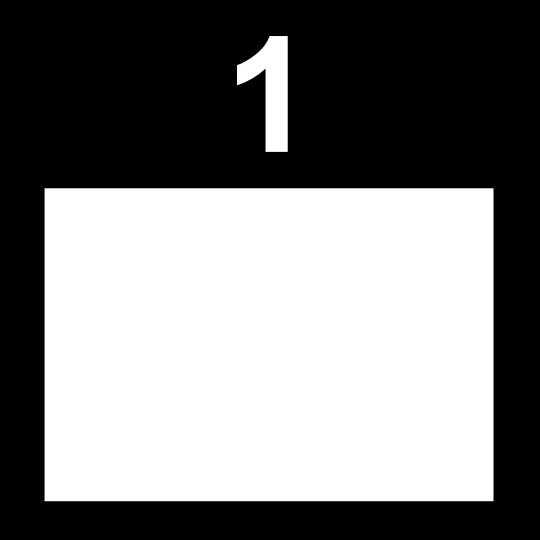
#> input picture numbers crosstalk/numbers crosstalk 01.png, 1080 x 1080 px, found by its file name (shown at 1/2 size); its folder holds 4 pictures in this run
$ python InterlaceUpsampled.py
#> lines starting #> are read from the running program, lines starting #| are printed output that depends on the picture
'''                              InterlaceUpsampled.py
created: 26/09/2016

Interlaces images for use with lenticular lenses that do not overlap exactly with an integer number of screen pixels.
It calculates the position of the lens relative to the screen pixels and assigns what fraction of each screen subpixel
is observed by each view.
Code was adapted from Matthew Hirsch's Matlab code for interlacing images:
http://alumni.media.mit.edu/~mhirsch/byo3d/
However it has been modified to perform the image assignment on a sub-pixel basis as opposed to a pixel basis which
can improve image colour.
By increasing the upsampling parameter you will get better results. 15 is usually enough for testing; however, I usually
set it to 255 for the final image.

@author: dmcauslan
'''
#Import packages
import numpy as np
import matplotlib.pyplot as plt
import matplotlib.image as mpimg
from skimage.transform import resize

## Define paramaters of the lens and screen.
# Define lenticular parameters.
lensWidth = 1.668       # width of lens (mm)
lensOffset = 0.45       # offset (number of lenses from left-hand side of screen)

# Define screen parameters.
pixelPitch = 0.294                                  # Pixel pitch (mm)
subpixelPitch = pixelPitch/3                        # Divide by 3 to get the subpixel pitch
nViews = int(round(lensWidth/pixelPitch))           # Number of views per lens
screenRes = np.array([1024, 1280])                  # Screen resolution [height width] (pixels)
screenDim  = pixelPitch*screenRes                   # Screen dimensions [height width] (mm)
imageRes = (screenRes[0], screenDim[1]//lensWidth+1)     # Resolution of each interlaced image

# Define filename etc.
imType         = 'numbersCrosstalk'           # type of image to be interlaced (e.g., 'calibration', 'general', etc.)
generalBase    = 'ferrari'           # base file name (for 'general' case)
generalDir     = 'H:/David/Google Drive/Lenticular Sheet/images/{}/'.format(generalBase) # base directory (for 'general' case)
generalExt     = 'jpg'               # file format    (for 'general' case)

# Define input interlacing options.
upsample = 15                  # upsampling factor for interlaced pattern (was 10)


## Loads/creates the images to be interlaced.
def imageLoader(imageRes, nViews, imType, generalDir, generalBase, generalExt):
#> called with imageRes = (1024, 226), nViews = 6, imType = 'numbersCrosstalk', generalBase = 'ferrari', generalExt = 'jpg'
    print('> Loading the images to be interlaced...')
    # Loop over the number of views
    for i in range(nViews):
        print('  - Loading frame {} of {}...'.format(i+1, nViews))
        # Choose which set of images to create/load
        # Calibration image - all images are black, except the centre image which is white
        if imType == 'calibration':
            # On first iteration create array lfImage to hold all images
            if i==0:
                nImages = np.zeros(np.hstack((imageRes,3,nViews)), dtype = np.uint8)
            nImages[:,:,:,i] = 255*(i==round((nViews)/2))*np.ones(np.hstack((imageRes,3)), dtype = np.uint8)
        # Image used for alignment - alternating red, green, blue images.
        elif imType == 'redgreenblue':
            # On first iteration create array lfImage to hold all images
            if i==0:
                nImages = np.zeros(np.hstack((imageRes,3,nViews)), dtype = np.uint8)
            if i%3 == 0:
                nImages[:,:,0,i] = 255*np.ones(imageRes)
            elif i%3 == 1:
                nImages[:,:,2,i] = 255*np.ones(imageRes)
            elif i%3 == 2:
                nImages[:,:,1,i] = 255*np.ones(imageRes)
        # Image used for measuring crosstalk between views
        elif imType == 'numbersCrosstalk':
            # How the numbers will be arranged, need to change this as we change nViews
            nRow = 2
            nCol = 3
            # Load the numbers crosstalk images
            im1 = 255*mpimg.imread('H:/David/Google Drive/Lenticular Sheet/images/numbers crosstalk/numbers crosstalk 0{}.png'.format(i+1))
#> im1: shape (1080, 1080, 3) float32; min 0, max 255, mean 125.6
            sz = np.shape(im1)
#> sz = (1080, 1080, 3)
            # Rearrange them so the different images are arranged in a grid
            im2 = np.zeros(np.hstack((nRow*sz[0], nCol*sz[1], 3)), dtype = np.uint8)
            rows = ((i%nRow)*sz[0]+np.arange(sz[0])).astype(int)
#> rows = 1080 values from 0 to 1079
            cols = (np.floor(i/nRow)*sz[1]+np.arange(sz[1])).astype(int)
#> cols = 1080 values from 0 to 1079
            im2[rows[:, np.newaxis], cols, :] = im1
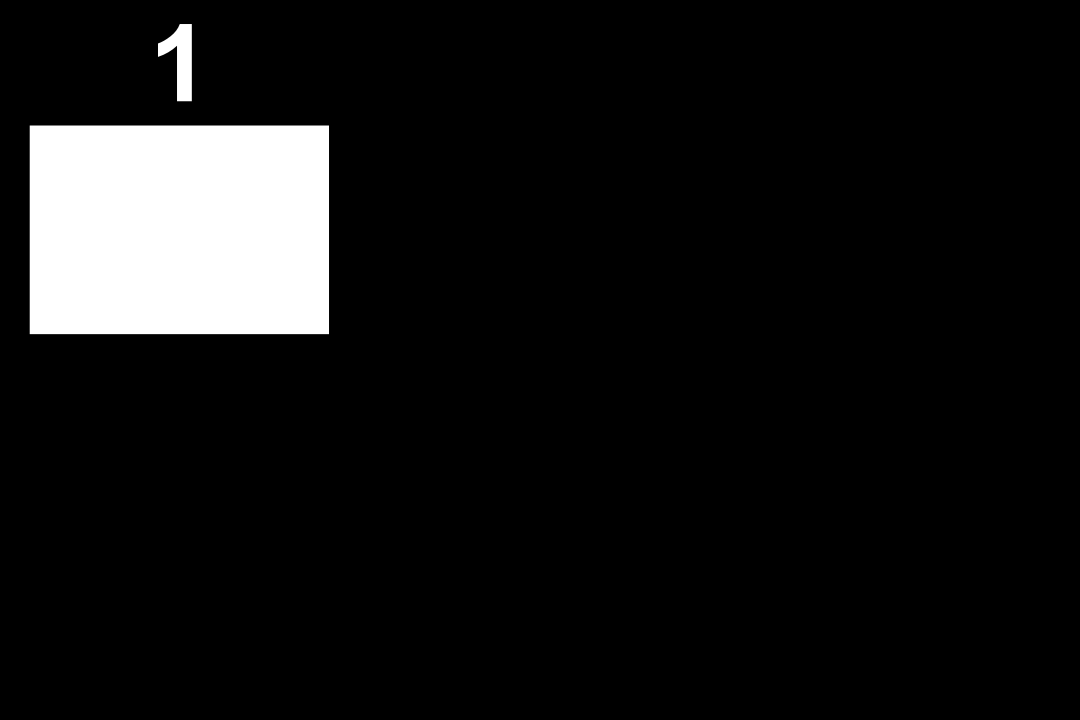
#> im2: shape (2160, 3240, 3) (shown at 1/3 size); min 0, max 255, mean 20.9
            # On first iteration create array lfImage to hold all images
            if i == 0:
                nImages = np.zeros(np.hstack((np.shape(im2),nViews)),dtype = np.uint8)
            nImages[:,:,:,i] = im2
        # General image interlacing - for example ferrari images
        elif imType == 'general':
            # On first iteration create array lfImage to hold all images
            if i == 0:
                tmp = mpimg.imread('{}{}-{:02d}.{}'.format(generalDir, generalBase, i+1, generalExt))
                nImages = np.zeros(np.hstack([np.shape(tmp),nViews]), dtype = np.uint8)
            nImages[:,:,:,i] = mpimg.imread('{}{}-{:02d}.{}'.format(generalDir, generalBase, i+1, generalExt))
        else:
            raise ValueError('You didnt correctly choose a set of images to load!')
#> pass 2 of the loop in imageLoader, `for i in range(nViews):`:
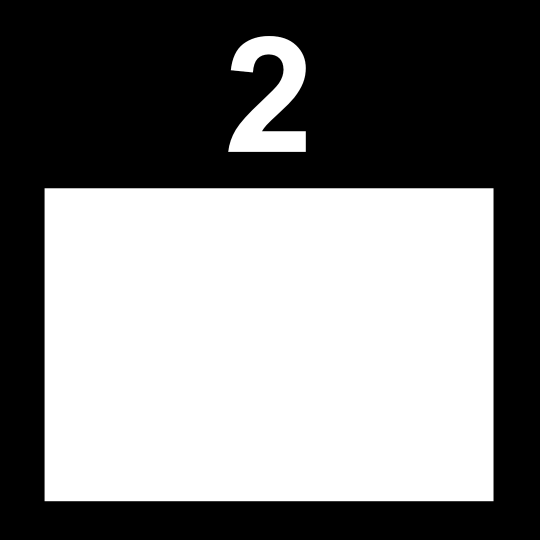
#> input picture numbers crosstalk/numbers crosstalk 02.png, 1080 x 1080 px, found by its file name (shown at 1/2 size)
#> in imageLoader, `im2[rows[:, np.newaxis], cols, :] = im1`:
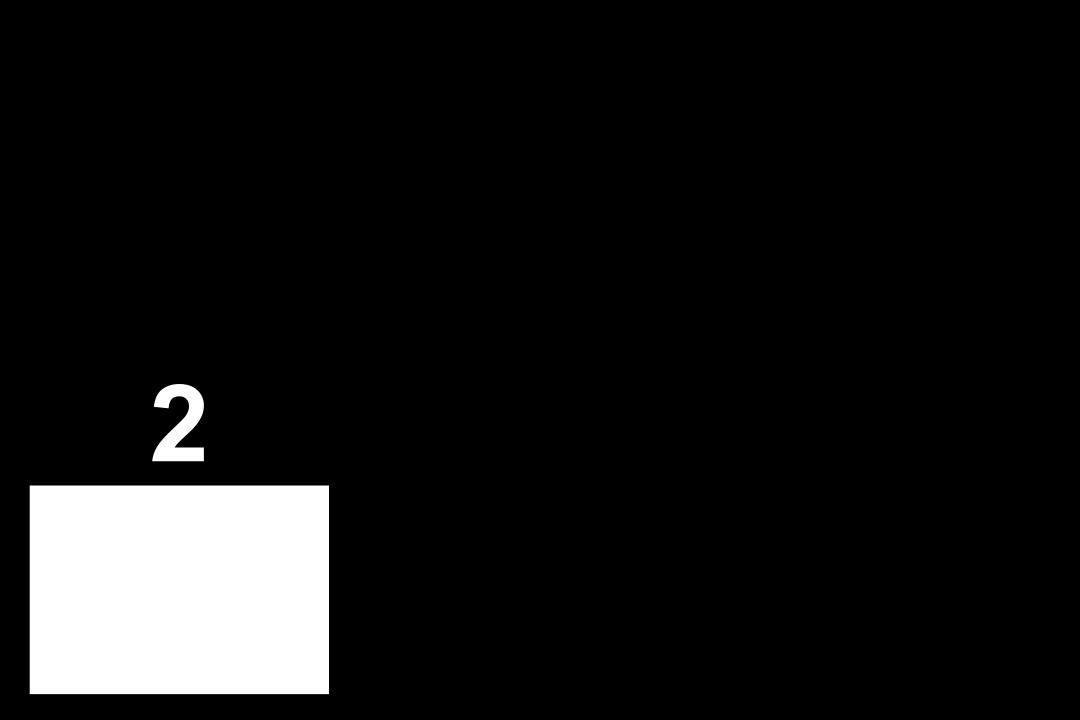
#> im2: shape (2160, 3240, 3) (shown at 1/3 size); min 0, max 255, mean 21.2
#> pass 3 of the loop in imageLoader, `for i in range(nViews):`:
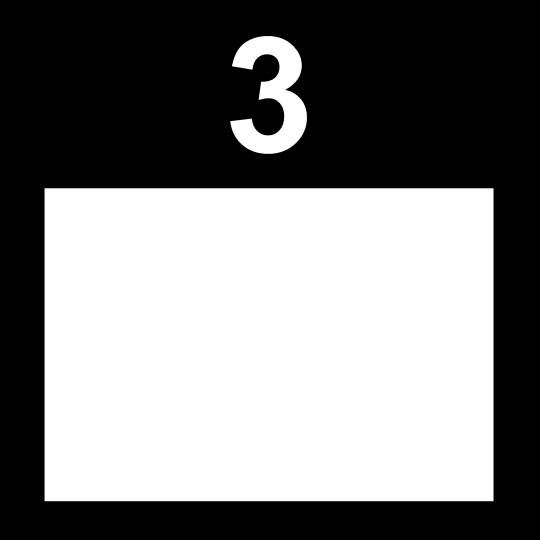
#> input picture numbers crosstalk/numbers crosstalk 03.png, 1080 x 1080 px, found by its file name (shown at 1/2 size)
#> in imageLoader, `im2[rows[:, np.newaxis], cols, :] = im1`:
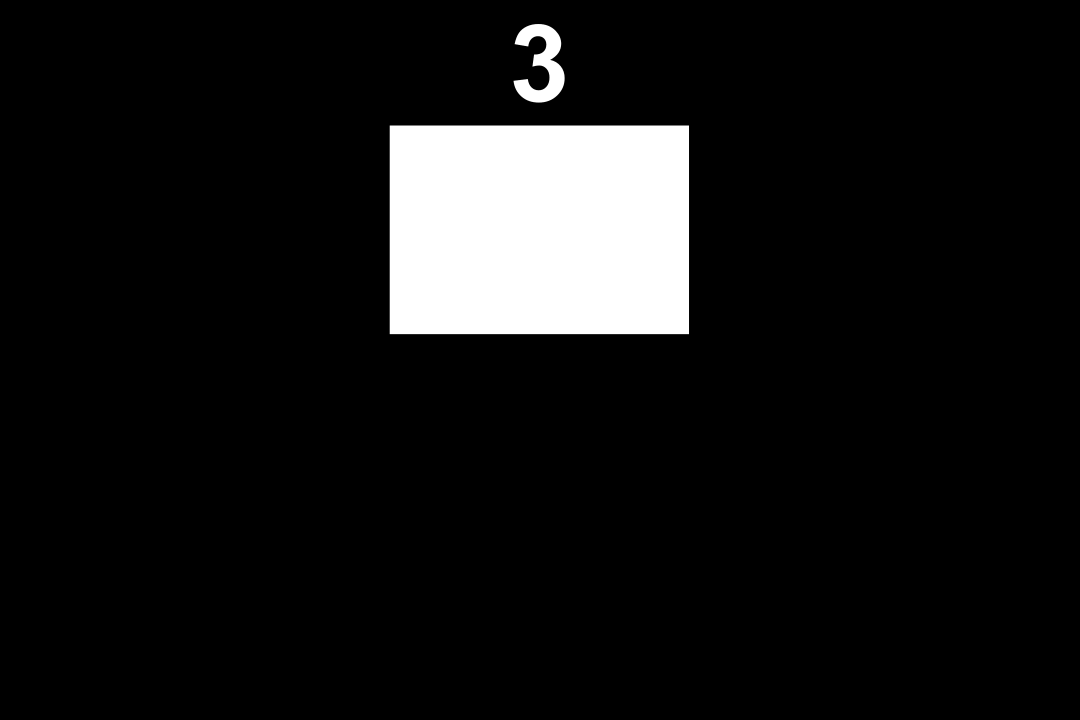
#> im2: shape (2160, 3240, 3) (shown at 1/3 size); min 0, max 255, mean 21.1
#> the loop made 5 passes; the first 3 are shown

    # Plot images
    fig = plt.figure(1)
    plt.clf()
    for n in range(nViews):
        ax = fig.add_subplot(231+n)
        ax.imshow(nImages[:,:,:,n],interpolation="nearest", aspect='auto')
        plt.title("View {}".format(n))
    plt.show()

    return nImages


## Evaluates the position of the screen pixels with respect to the lenses
# [63 lines left out: functions screenEvaluator, imageInterlacer, saveImage, not called in this run]

# Running the code
#> (the run stopped early here; a loop or call above may not have finished)
